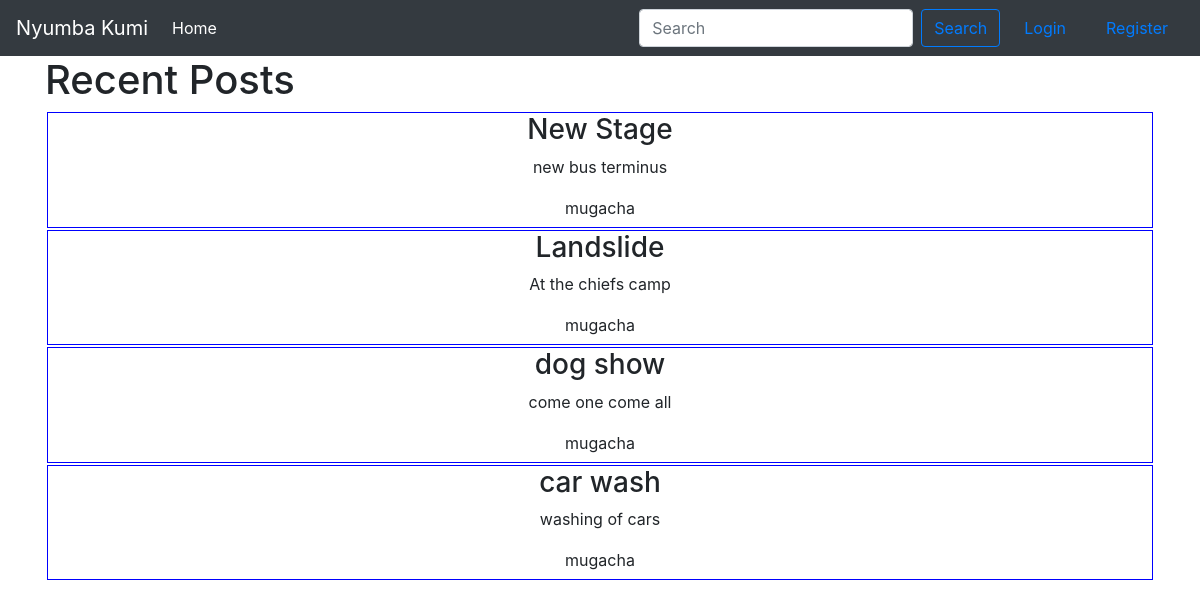
The page / on the database its author committed.
### posts/models.py (models this page shows, shortened)
class Post(models.Model):
    title = models.CharField(max_length=100)
    description = models.TextField()
    author = models.ForeignKey(User, on_delete=models.CASCADE)

### posts/views.py (the view)
# urls.py: path('', views.PostListView.as_view(), name="home"),
class PostListView(ListView):
    model = Post

### templates/posts/post_list.html
{% extends 'nyumba_kumi/base.html' %}
{% block content %}
    <h1>Recent Posts</h1>
    {% for post in object_list %}
        <div style="text-align: center;border: 1px solid blue;margin: 2px">
            <h3>{{ post.title }}</h3>
            <p>{{ post.description }}</p>
            <h5>
                <small>{{ post.author }}</small>
            </h5>
        </div>
    {% endfor %}
{% endblock content %}

### rows shown on the page
Post: title "New Stage", description "new bus terminus", author "mugacha"
Post: title "Landslide", description "At the chiefs camp", author "mugacha"
Post: title "dog show", description "come one come all", author "mugacha"
Post: title "car wash", description "washing of cars", author "mugacha"
